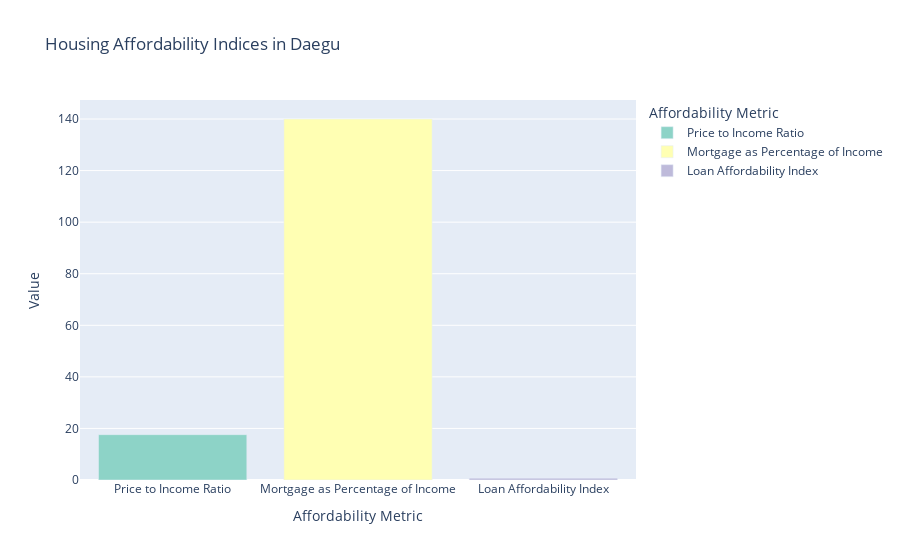

Notebook code cell kept with this figure:
### Markdown cell above
# Background

## Introduction

Daegu, the fourth-largest city in South Korea, boasts a population of approximately 2.5 million residents. Known for its vibrant culture, historical significance, and economic dynamism, Daegu is also home to a highly active real estate market. In particular, the apartment sector stands out due to its popularity among residents seeking convenience, modern amenities, and strategic urban locations.

The real estate market in Daegu, like many urban areas worldwide, is influenced by a myriad of factors including geographic location, property features, accessibility to facilities, and broader economic conditions. Consequently, the ability to accurately predict apartment prices is of paramount importance for a variety of stakeholders within the real estate ecosystem.

## Significance of the Study

Understanding and predicting apartment prices in Daegu is crucial for several reasons:

1. **Market Efficiency**: Accurate price predictions can help mitigate the risks of property mispricing, thereby enhancing market efficiency.
2. **Informed Decision-Making**: Buyers and sellers can make better-informed decisions, ensuring fair transactions and investments.
3. **Professional Valuations**: Real estate professionals can provide more reliable valuations, boosting their credibility and service quality.
4. **Urban Planning**: Policymakers and urban planners can gain data-driven insights to inform their strategies for sustainable urban development.
5. **Financial Appraisals**: Banks and financial institutions can perform more precise property appraisals, which are critical for mortgage lending and financial risk assessments.

## Problem Statement

The real estate market in Daegu, South Korea, faces significant challenges in terms of housing affordability and market efficiency. With a price-to-income ratio of 17.58 and mortgages consuming 140.01% of average income, there's a clear affordability crisis. The disparity between city center and outer area rental yields (1.61% vs 1.01%) indicates market inefficiencies.

Additionally, with apartment prices ranging from 9.7 million to 11.2 million won per square meter, accurate valuation is crucial. However, the market lacks a reliable, data-driven method to predict apartment prices based on various features and economic conditions. This leads to:

- **Potential Mispricing of Properties**: Exacerbating affordability issues.
- **Difficulties for Buyers, Sellers, and Investors**: Making it hard to make informed decisions.
- **Challenges for Financial Institutions**: In assessing mortgage risks.
- **Inefficient Resource Allocation**: For urban development.

Given Daegu's moderate GDP growth rate of 2.61% and low population growth of 0.23%, there's a need for a sophisticated approach to understand and predict property values. This would help stakeholders navigate the complex interplay of factors affecting the real estate market, from location-based variables to broader economic trends.

A machine learning-based price prediction model could address these issues by providing accurate, data-driven valuations and insights into the factors driving property values in Daegu's dynamic real estate market.

### Code cell
import plotly.express as px
import pandas as pd

# Housing Affordability Index Visualization
affordability_data = pd.DataFrame({
    'Index': ['Price to Income Ratio', 'Mortgage as Percentage of Income', 'Loan Affordability Index'],
    'Value': [17.58, 140.01, 0.71]
})

fig1 = px.bar(affordability_data, x='Index', y='Value', title='Housing Affordability Indices in Daegu',
              labels={'Value': 'Value', 'Index': 'Affordability Metric'},
              color='Index', color_discrete_sequence=px.colors.qualitative.Set3)
fig1.update_layout(yaxis_title='Value')

# Display the figures
fig1.show()

### Figure 1 — Plotly figure (JSON) as saved in the notebook; plotly's stock layout.template omitted (floating-point values rounded to 4 significant figures)
{"data": [{"alignmentgroup": "True", "hovertemplate": "Affordability Metric=%{x}<br>Value=%{y}<extra></extra>", "legendgroup": "Price to Income Ratio", "marker": {"color": "rgb(141,211,199)", "pattern": {"shape": ""}}, "name": "Price to Income Ratio", "offsetgroup": "Price to Income Ratio", "orientation": "v", "showlegend": true, "textposition": "auto", "type": "bar", "x": ["Price to Income Ratio"], "xaxis": "x", "y": [17.58], "yaxis": "y"}, {"alignmentgroup": "True", "hovertemplate": "Affordability Metric=%{x}<br>Value=%{y}<extra></extra>", "legendgroup": "Mortgage as Percentage of Income", "marker": {"color": "rgb(255,255,179)", "pattern": {"shape": ""}}, "name": "Mortgage as Percentage of Income", "offsetgroup": "Mortgage as Percentage of Income", "orientation": "v", "showlegend": true, "textposition": "auto", "type": "bar", "x": ["Mortgage as Percentage of Income"], "xaxis": "x", "y": [140.0], "yaxis": "y"}, {"alignmentgroup": "True", "hovertemplate": "Affordability Metric=%{x}<br>Value=%{y}<extra></extra>", "legendgroup": "Loan Affordability Index", "marker": {"color": "rgb(190,186,218)", "pattern": {"shape": ""}}, "name": "Loan Affordability Index", "offsetgroup": "Loan Affordability Index", "orientation": "v", "showlegend": true, "textposition": "auto", "type": "bar", "x": ["Loan Affordability Index"], "xaxis": "x", "y": [0.71], "yaxis": "y"}], "layout": {"barmode": "relative", "legend": {"title": {"text": "Affordability Metric"}, "tracegroupgap": 0}, "title": {"text": "Housing Affordability Indices in Daegu"}, "xaxis": {"anchor": "y", "categoryarray": ["Price to Income Ratio", "Mortgage as Percentage of Income", "Loan Affordability Index"], "categoryorder": "array", "domain": [0, 1], "title": {"text": "Affordability Metric"}}, "yaxis": {"anchor": "x", "domain": [0, 1], "title": {"text": "Value"}}}}
